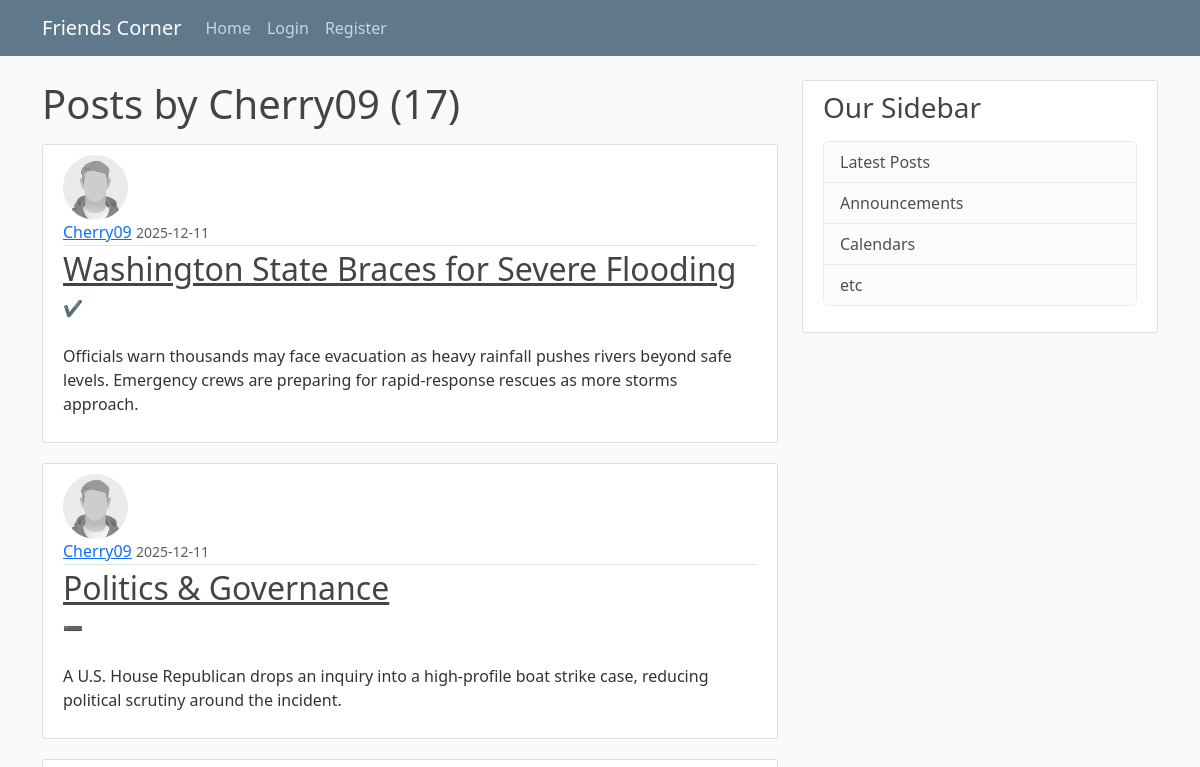
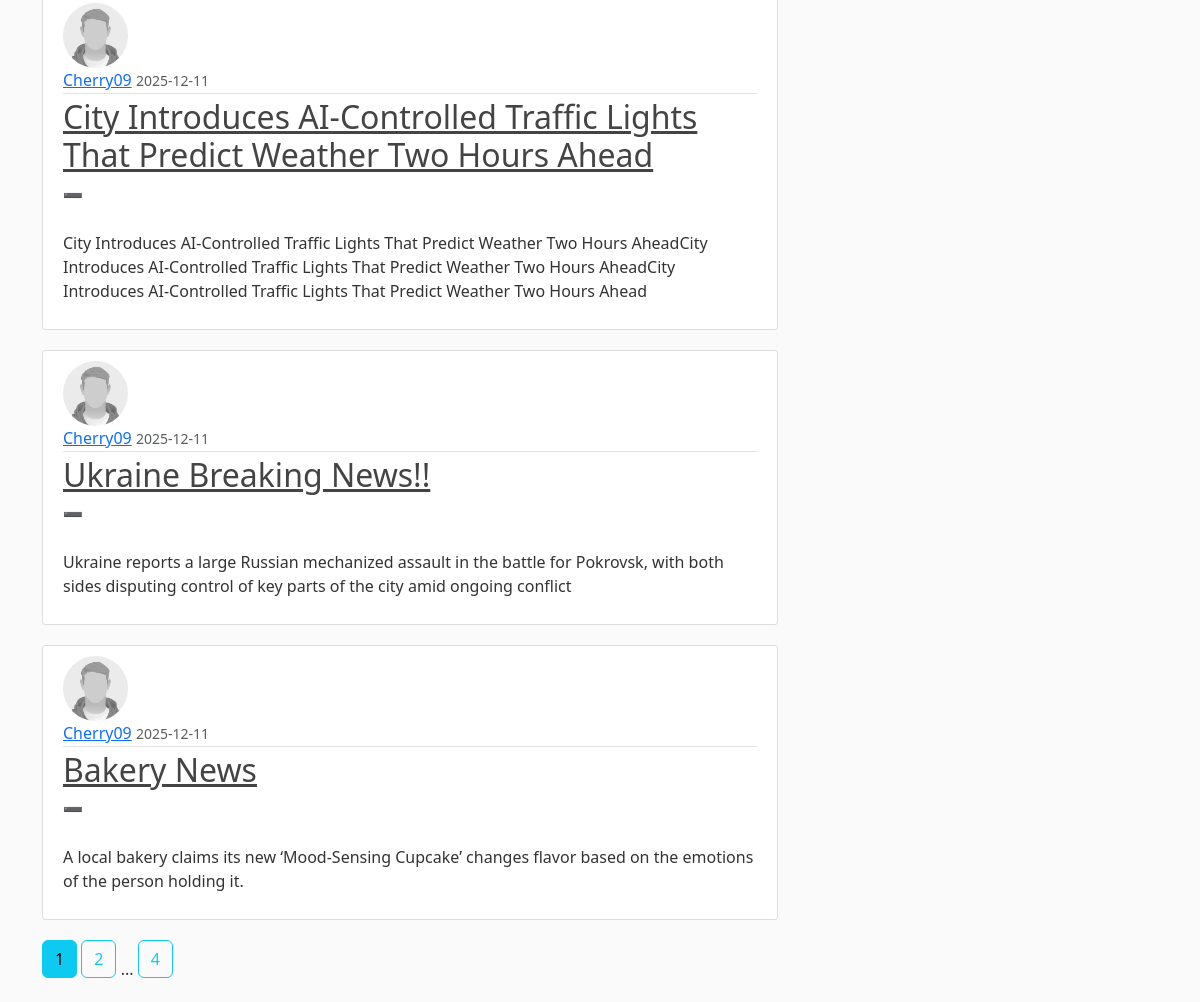
The app's page /user/Cherry09 with its own data (2 pictures, top to bottom).
### firstblog/models.py (models this page shows, shortened)
class User(db.Model, UserMixin):
    id = db.Column(db.Integer, primary_key=True)
    username = db.Column(db.String(20), unique=True, nullable=False)
    email = db.Column(db.String(120), unique=True, nullable=False)
    image_file = db.Column(db.String(20), nullable=False, default='default.jpg')
    password = db.Column(db.String(60), nullable=False)
    posts = db.relationship('Post', backref='author', lazy=True)

class Post(db.Model):
    id = db.Column(db.Integer, primary_key=True)
    title = db.Column(db.String(20), nullable=False)
    date_posted = db.Column(db.DateTime, nullable=False, default=datetime.utcnow)
    content = db.Column(db.Text(),nullable=False)
    user_id = db.Column(db.Integer, db.ForeignKey('user.id'),nullable=False)

### firstblog/users/routes.py (the view)
@users.route("/user/<string:username>")
def user_posts(username):
    page = request.args.get('page', 1, type=int)
    user = User.query.filter_by(username=username).first_or_404()
    posts = Post.query.filter_by(author=user)\
        .order_by(Post.date_posted.desc())\
        .paginate(page=page, per_page=5)
    return render_template('user_posts.html', posts=posts, user=user)

### firstblog/templates/user_posts.html
{% extends "layout.html" %}
{% block content %}
    <h1 class="mb-3">Posts by {{ user.username }} ({{ posts.total }})</h1>
    {% for post in posts.items %}
        <article class="media content-section">
          <img class="rounded-circle article-img" src="{{ url_for('static', filename='profile_pics/' + post.author.image_file) }}">
          <div class="media-body">
            <div class="article-metadata">
              <a class="mr-2" href="{{ url_for('users.user_posts', username=post.author.username) }}">{{ post.author.username }}</a>
              <small class="text-muted">{{ post.date_posted.strftime('%Y-%m-%d') }}</small>
            </div>
            <h2><a class="article-title" href="{{ url_for('posts.post', post_id=post.id) }}">{{ post.title }}</a></h2>
            <p class="article-content">{{ post.content }}</p>
          </div>
        </article>
    {% endfor %}
    {% for page_num in posts.iter_pages(left_edge=1, right_edge=1, left_current=1, right_current=2) %}
      {% if page_num %}
        {% if posts.page == page_num %}
          <a class="btn btn-info mb-4" href="{{ url_for('users.user_posts', username=user.username, page=page_num) }}">{{ page_num }}</a>
        {% else %}
          <a class="btn btn-outline-info mb-4" href="{{ url_for('users.user_posts', username=user.username, page=page_num) }}">{{ page_num }}</a>
        {% endif %}
      {% else %}
        ...
      {% endif %}
    {% endfor %}
{% endblock content %}

### firstblog/static/main.css (style rules this page uses)
body { background: #fafafa; color: #333333; margin-top: 5rem; }
h1, h2, h3, h4, h5, h6 { color: #444444; }
.content-section { background: #ffffff; padding: 10px 20px; border: 1px solid #dddddd; border-radius: 3px; margin-bottom: 20px; }
.article-title { color: #444444; }
.article-content { white-space: pre-line; }
.article-img { height: 65px; width: 65px; margin-right: 16px; }
.article-metadata { padding-bottom: 1px; margin-bottom: 4px; border-bottom: 1px solid #e3e3e3 }

### records on screen
User: username "Cherry09"
Post: image_file (placeholder picture), author.username "Cherry09", date_posted "2025-12-11", title "Washington State Braces for Severe Flooding", content "✔️ Officials warn thousands may face evacuation as heavy rainfall pushes rivers beyond safe levels. Emergency crews are preparing for rapid-response rescues as more storms approach."
Post: image_file (placeholder picture), author.username "Cherry09", date_posted "2025-12-11", title "Politics & Governance", content "➖ A U.S. House Republican drops an inquiry into a high-profile boat strike case, reducing political scrutiny around the incident."
Post: image_file (placeholder picture), author.username "Cherry09", date_posted "2025-12-11", title "City Introduces AI-Controlled Traffic Lights That Predict Weather Two Hours Ahead", content "➖ City Introduces AI-Controlled Traffic Lights That Predict Weather Two Hours AheadCity Introduces AI-Controlled Traffic Lights That Predict Weather Two Hours AheadCity Introduces AI-Controlled Traffic Lights That Predict Weather Two Hours Ahead"
Post: image_file (placeholder picture), author.username "Cherry09", date_posted "2025-12-11", title "Ukraine Breaking News!!", content "➖ Ukraine reports a large Russian mechanized assault in the battle for Pokrovsk, with both sides disputing control of key parts of the city amid ongoing conflict"
Post: image_file (placeholder picture), author.username "Cherry09", date_posted "2025-12-11", title "Bakery News", content "➖ A local bakery claims its new ‘Mood-Sensing Cupcake’ changes flavor based on the emotions of the person holding it."

### other values on screen
{{ posts.total }} "17"
{{ page_num }} "1"
{{ page_num }} "2" "4"
